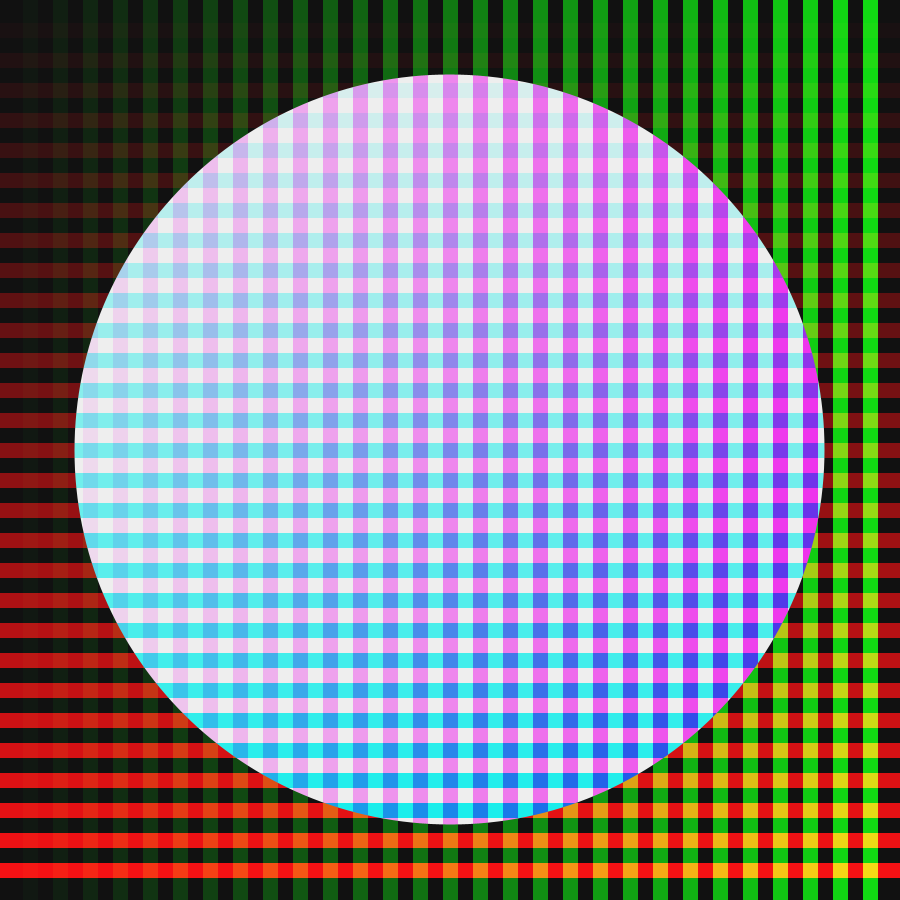
Frame 1 (no input)
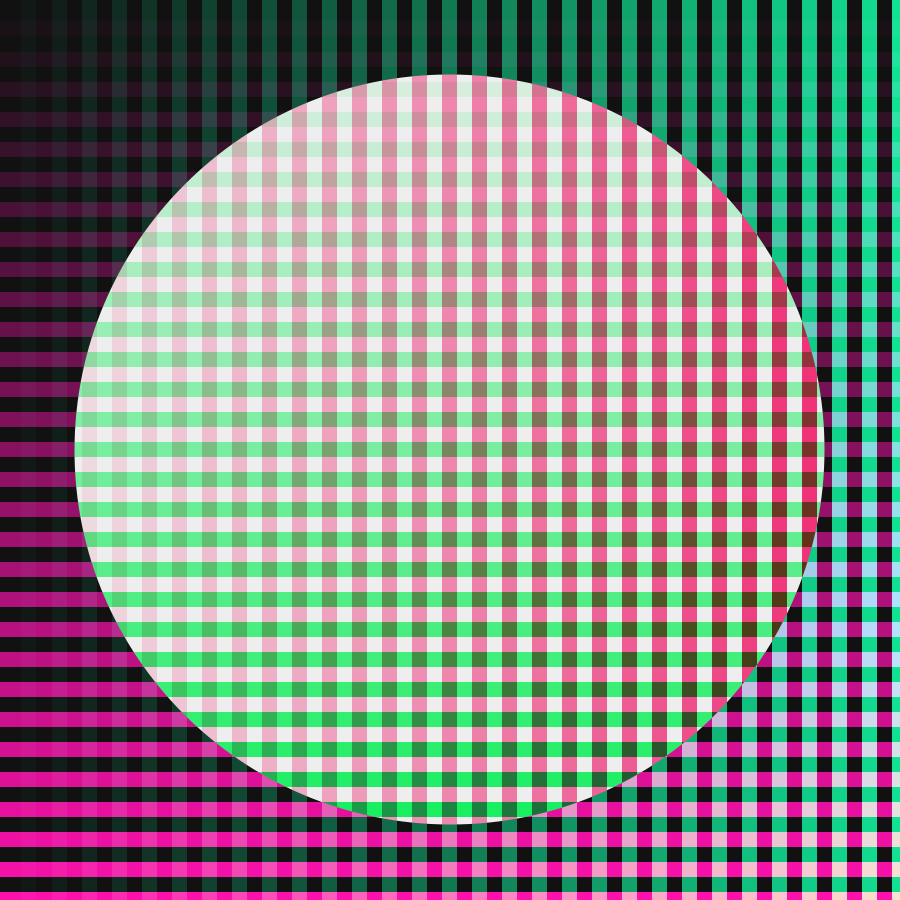
Frame 60 (the mouse pressed at the canvas centre just before this capture)
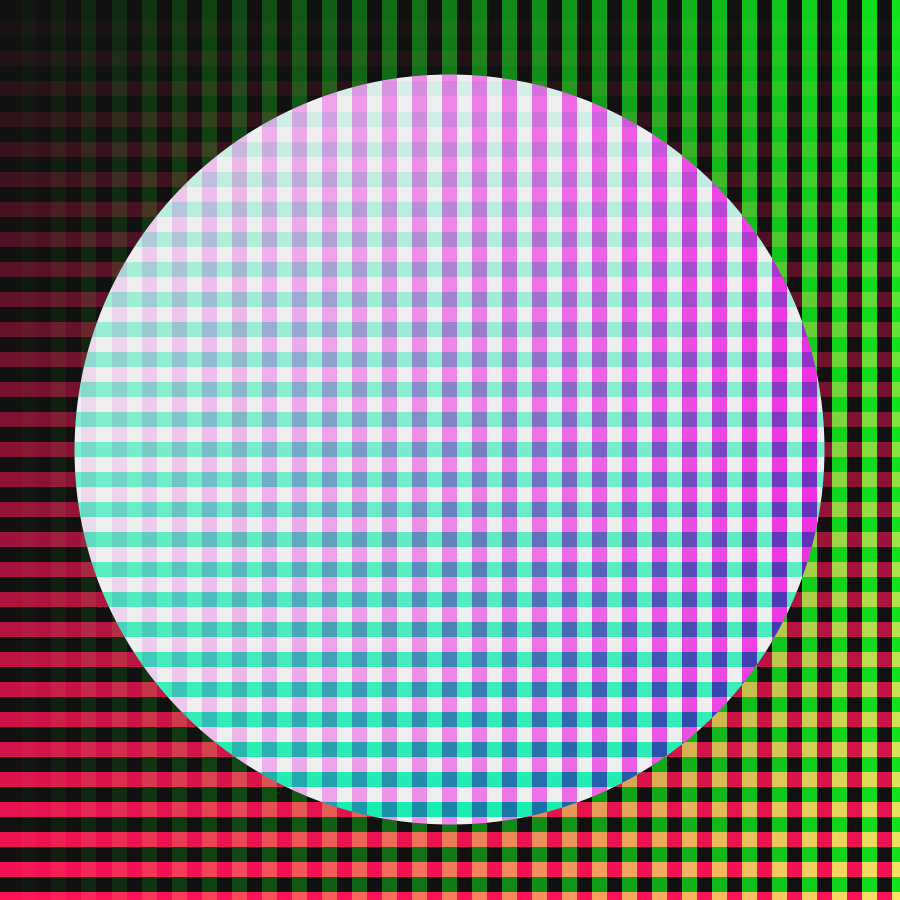
Frame 120 (the mouse held since frame 60 and released just before this capture)

The Processing sketch that drew these frames (run headless with seeded random() and noise(); from frame 60 on, the mouse is pressed at the canvas centre):

// Processing sketch: Squaroid
// ── Squaroid.pde

int num = 30;
float[] y = new float[num];
float sW;

void setup()
{
    size(900,900);
    frameRate(20); 
    blendMode(DIFFERENCE);
    
    for ( int n = 0; n < num; n++) {
      y[n] = height/num*n;
    }
    sW = height/num/2;
}

void drawStripes(int stripeColor)
{
   for ( int n = 0; n < num; n++) {
      float alpha = map(y[n],0,height,0,255);
      stroke(stripeColor,alpha);
      
      //beginShape();      
      //for (int xx=0; xx < width;xx+=20)
      //{
      //  vertex(xx, y[n]+noise(xx)*10);
      //}
      //endShape();
          
      line(0,y[n],width,y[n]);
      
      y[n] += 0.5;
      if (y[n] > height){
        y[n] = 0;
      }
    }


}

int rCol = #f10000;
int gCol = #00d000;

void draw()
{
  background(#eeeeee);
  
    rCol += noise(frameCount)*5;
    gCol += noise(frameCount)*5;
  
  strokeWeight(sW);
  drawStripes(rCol);

  translate(0,height);
  rotate(-HALF_PI); 

  drawStripes(gCol);
 
  stroke(#ffffff);
  strokeWeight(height/3);
  noFill();
  
  ellipse(width/2,height/2,height+height/6,height+height/6);

  
  //rotate(HALF_PI/2+PI); 
  //translate(-width,-height/2);
  //drawStripes(#0000e0);
  
  //stroke(#ffffff);
  //strokeWeight(height/3);
  //noFill();
  
  ////ellipse(width/2,height/2,height+height/6,height+height/6);

  //square(0,0,height);
  
   //for ( int n = 0; n < num; n++) {
   // float alpha = map(y[n],0,height,0,255);
   // stroke(#f10000,alpha);
   // strokeWeight(sW);
    
   // line(0,y[n],width,y[n]);
    
   // y[n] += 0.5;
   // if (y[n] > height) y[n] =0;
    
   // }
    
}
